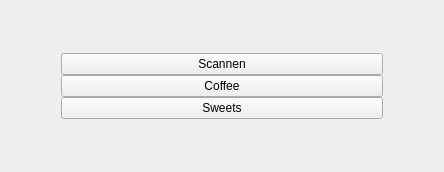
<?xml version="1.0" encoding="UTF-8"?>
<ui version="4.0">
 <class>MainMenue</class>
 <widget class="QWidget" name="MainMenue">
  <property name="geometry">
   <rect>
    <x>0</x>
    <y>0</y>
    <width>444</width>
    <height>172</height>
   </rect>
  </property>
  <property name="windowTitle">
   <string>Form</string>
  </property>
  <layout class="QGridLayout" name="gridLayout">
   <item row="0" column="0">
    <layout class="QVBoxLayout" name="verticalLayout">
     <property name="spacing">
      <number>0</number>
     </property>
     <property name="leftMargin">
      <number>50</number>
     </property>
     <property name="rightMargin">
      <number>50</number>
     </property>
     <item>
      <widget class="QPushButton" name="pushButton_Scannen">
       <property name="text">
        <string>Scannen</string>
       </property>
      </widget>
     </item>
     <item>
      <widget class="QPushButton" name="pushButton_Coffee">
       <property name="text">
        <string>Coffee</string>
       </property>
      </widget>
     </item>
     <item>
      <widget class="QPushButton" name="pushButton_Sweets">
       <property name="text">
        <string>Sweets</string>
       </property>
      </widget>
     </item>
    </layout>
   </item>
  </layout>
 </widget>
 <resources/>
 <connections/>
</ui>
